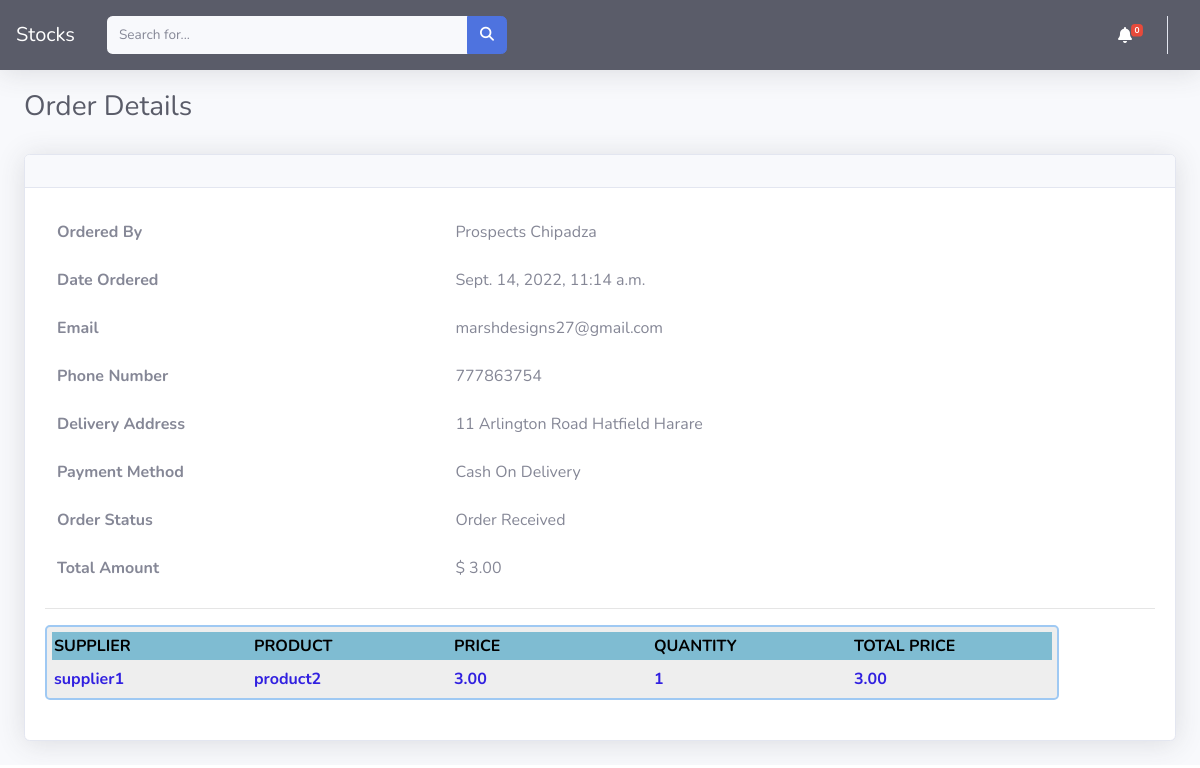
The app's page /customer-order-details/1/, older data.
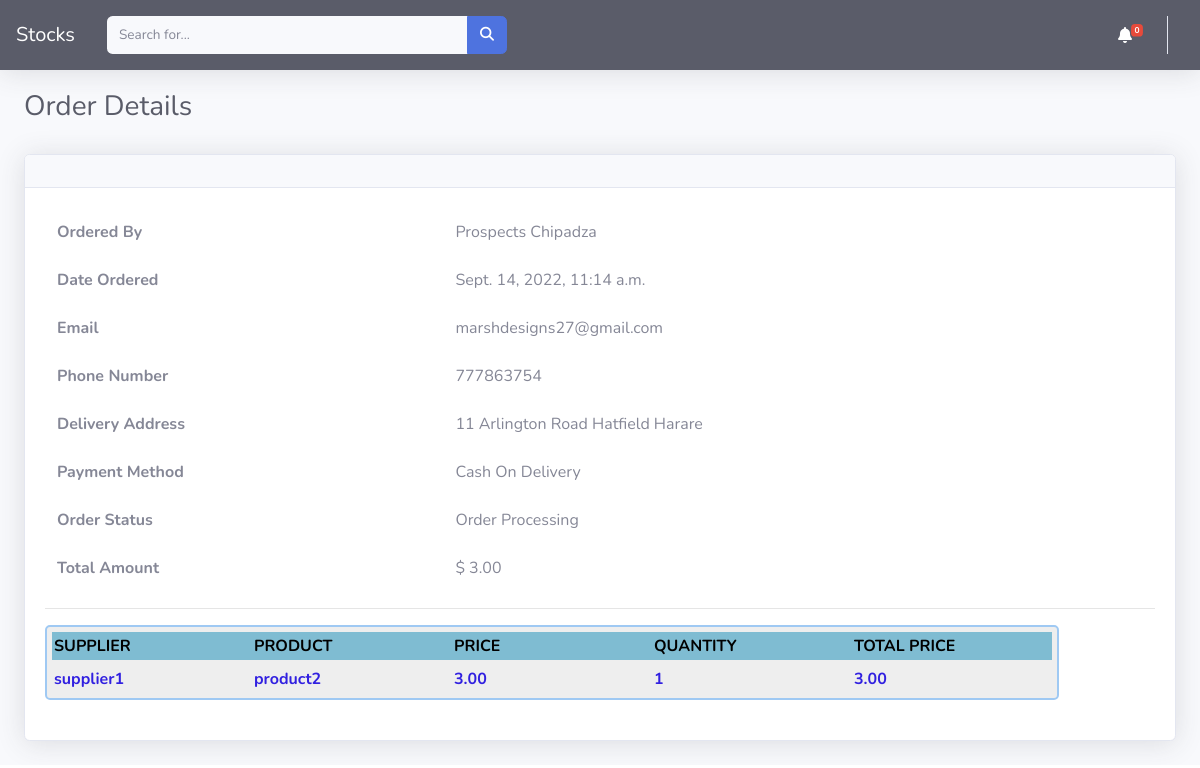
The same page, newer data.
### dashboard/models.py (models this page shows, shortened)
class Order(models.Model):
    user = models.ForeignKey(Customer, on_delete=models.CASCADE, null=True, blank=True)
    first_name =models.CharField(max_length=255,null=True,blank=True)
    last_name = models.CharField(max_length=255,blank=True, null=True)
    email = models.EmailField(max_length=255,null=True, blank=True)
    phone = models.CharField(max_length=255,blank=True, null=True)
    address = models.CharField(max_length=255,null=True,blank=True)
    paid_amount = models.DecimalField(null=True,blank=True,max_digits=50,decimal_places=2)
    created_at = models.DateTimeField(auto_now_add=True, null=True,blank=True)
    vendors = models.ManyToManyField(Vendor, related_name="orders", null=True, blank=True)
    payment_method = models.CharField(
        max_length=200, choices=METHOD, default="Cash On Delivery")
    order_status = models.CharField(max_length=50, choices=ORDER_STATUS, null=True,blank=True, default='Order Received')
    class Meta:
        ordering = ['-created_at']

### dashboard/views.py (the view)
# urls.py: path('customer-order-details/<int:pk>/',CustomerOrderDetails.as_view(), name='customer-order-details'),
class CustomerOrderDetails(DetailView):
    template_name= 'skeleton/customer_order_detail.html'
    model = Order
    context_object_name = 'details'
    def get_context_data(self, **kwargs):
        context = super().get_context_data(**kwargs)
        context["status"] = ORDER_STATUS
        return context

### dashboard/context_processors.py (called while the page is built)
def notifications(request):
    allnotifications = BroadcastNotification.objects.all()
    return {'notifications': allnotifications}

def cart(request):
    return {'cart': Cart(request)}

### dashboard/models.py (called while the page is built)
    def get_total_price(self):
        return self.price * self.quantity

### templates/skeleton/customer_order_detail.html (shortened to what this page needs)
{% extends 'body/base.html' %}
{% block content %}
<div class="container-fluid">
    <div class="d-sm-flex align-items-center justify-content-between mb-4">
        <h1 class="h3 mb-0 text-gray-800" style='margin-top:20px;'>Order Details</h1>
    </div>
    <div class="card shadow mb-4" style='margin-top:30px;'>
        <div class="card-header py-3">
        </div>
        <div class="card-body">
            <div class='table-responsive'>
                    <table class="table bg-white table-borderless">
                        <tbody>
                            <tr>
                                <th scope="row">Ordered By</th>
                                <td>{{details.first_name}} {{details.last_name }}</td>
                            </tr>
                            <tr>
                                <th scope="row">Date Ordered</th>
                                <td>{{details.created_at }}</td>
                            </tr>
                            <tr>
                                <th scope="row">Email</th>
                                <td>{{details.email }}</td>
                            </tr>
                            <tr>
                                <th scope="row">Phone Number</th>
                                <td>{{details.phone }}</td>
                            </tr>
                            <tr>
                                <th scope="row">Delivery Address</th>
                                <td>{{details.address }}</td>
                            </tr>
                            <tr>
                                <th scope="row">Payment Method</th>
                                <td>{{details.payment_method }}</td>
                            </tr>
                            <tr>
                                <th scope="row">Order Status</th>
                                <td>{{details.order_status }}</td>
                            </tr>
                            <tr>
                                <th scope="row">Total Amount</th>
                                <td>$ {{details.paid_amount }}</td>
                            </tr>
                        </tbody>
                    </table>
                    <hr />
                    <div class="div-table">
                        <div class="div-table-row">
                            <div class="div-table-col edit">Supplier</div>
                           <div class="div-table-col edit">Product</div>
                           <div  class="div-table-col edit">Price</div>
                           <div  class="div-table-col edit">Quantity</div>
                           <div  class="div-table-col edit">Total Price</div>
                        </div>
                        {% for item in details.items.all %}
                        {% if item.customer == request.user.customer %}
                       <div class="div-table-row">
                        <div class="div-table-col edit2">{{ item.product.vendor }}</div>
                        <div class="div-table-col edit2">{{ item.product.title }}</div>
                        <div class="div-table-col edit2">{{ item.product.price }}</div>
                        <div class="div-table-col edit2">{{ item.quantity }}</div>
                        <div class="div-table-col edit2">{{ item.get_total_price }}</div>
                       </div>
                       {% endif %}
                       {% endfor %}
                    </div>
            </div>
        </div>
    </div>
</div>
{% endblock  %}

Row changes from the older to the newer data that the page shows:
changed Order "Prospects": order_status "Order Received" → "Order Processing"
